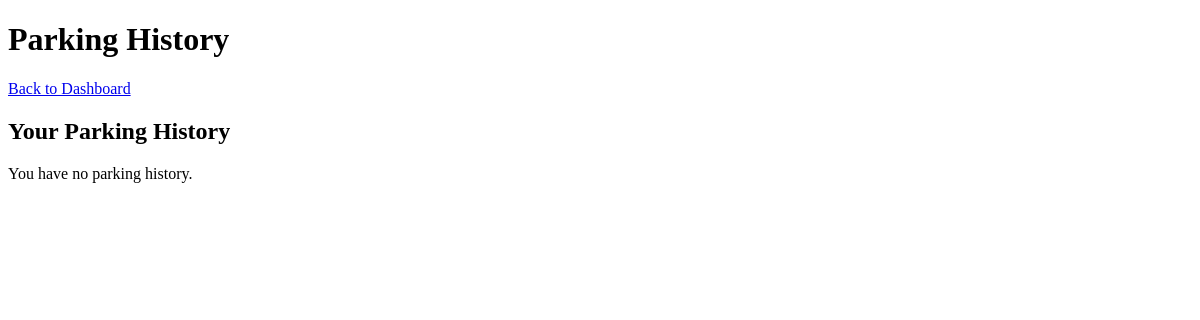
Page /parking_history (signed in) on the earlier database version.
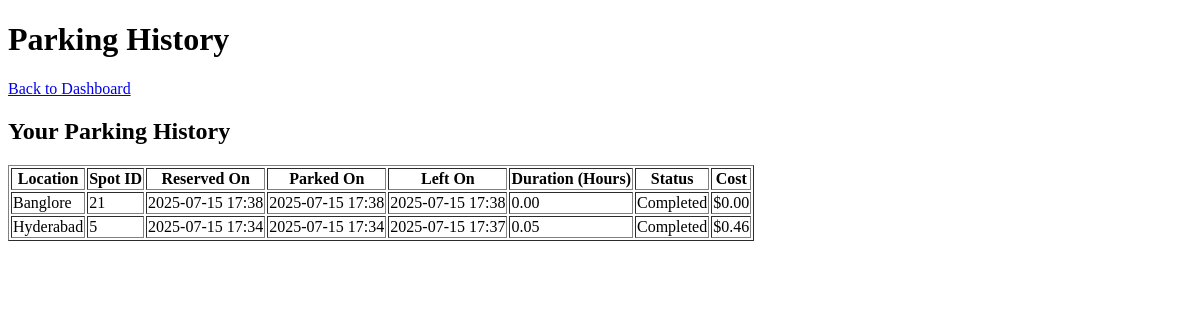
Same page on the later database version.
### models/models.py (models this page shows, shortened)
class ParkingLot(db.Model):
    __tablename__ = 'parking_lots'
    id = db.Column(db.Integer, primary_key=True)
    prime_location_name = db.Column(db.String(100), nullable=False)
    price = db.Column(db.Float, nullable=False)
    address = db.Column(db.String(200), nullable=False)
    pin_code = db.Column(db.String(10), nullable=False)
    maximum_number_of_spots = db.Column(db.Integer, nullable=False)
    spots = db.relationship('ParkingSpot', backref='lot', cascade='all, delete-orphan')

class Reservation(db.Model):
    __tablename__ = 'reservations'
    id = db.Column(db.Integer, primary_key=True)
    spot_id = db.Column(db.Integer, db.ForeignKey('parking_spots.id'), nullable=False)
    user_id = db.Column(db.Integer, db.ForeignKey('users.id'), nullable=False)
    reservation_timestamp = db.Column(db.DateTime, default=datetime.utcnow)
    parking_timestamp = db.Column(db.DateTime, nullable=True)
    leaving_timestamp = db.Column(db.DateTime, nullable=True)
    parking_cost = db.Column(db.Float, nullable=True)
    spot = db.relationship('ParkingSpot', backref='reservations')

### app.py (the view)
@app.route('/parking_history')
def parking_history():
    if 'user_id' not in session:
        flash('Please login first!', 'error')
        return redirect(url_for('login'))
    history = Reservation.query.filter_by(user_id=session['user_id']).order_by(Reservation.reservation_timestamp.desc()).all()
    return render_template('parking_history.html', history=history)

### templates/parking_history.html (shortened to what this page needs)
<!DOCTYPE html>
<html lang="en">
<head>
</head>
<body>
    {% block content %}
    <header>
        <h1>Parking History</h1>
        <a href="{{ url_for('user_dashboard') }}">Back to Dashboard</a>
    </header>
    <main>
        <section>
            <h2>Your Parking History</h2>
            {% if history %}
                <table border="1">
                    <thead>
                        <tr>
                            <th>Location</th>
                            <th>Spot ID</th>
                            <th>Reserved On</th>
                            <th>Parked On</th>
                            <th>Left On</th>
                            <th>Duration (Hours)</th>
                            <th>Status</th>
                            <th>Cost</th>
                        </tr>
                    </thead>
                    <tbody>
                        {% for reservation in history %}
                        {% set spot = reservation.spot %}
                        {% set lot = spot.lot if spot else None %}
                        <tr>
                            <td>{{ lot.prime_location_name if lot else 'N/A' }}</td>
                            <td>{{ reservation.spot_id }}</td>
                            <td>{{ reservation.reservation_timestamp.strftime('%Y-%m-%d %H:%M') }}</td>
                            <td>{{ reservation.parking_timestamp.strftime('%Y-%m-%d %H:%M') if reservation.parking_timestamp else 'N/A' }}</td>
                            <td>
                                {% if reservation.leaving_timestamp %}
                                    {{ reservation.leaving_timestamp.strftime('%Y-%m-%d %H:%M') }}
                            {% else %}
                                Active
                            {% endif %}
                            </td>
                            <td>
                                {% if reservation.leaving_timestamp and reservation.parking_timestamp %}
                                    {% set duration = reservation.leaving_timestamp - reservation.parking_timestamp %}
                                    {{ "%.2f"|format(duration.total_seconds() / 3600) }}
                            {% else %}
                                -
                            {% endif %}
                            </td>
                            <td>
                                {% if reservation.leaving_timestamp %}
                                    Completed
                            {% elif reservation.parking_timestamp %}
                                Occupied
                            {% else %}
                                Reserved
                            {% endif %}
                            </td>
                            <td>
                                {% if reservation.parking_cost is not none %}
                                    ${{ "%.2f"|format(reservation.parking_cost) }}
                                {% else %}
                                    -
                                {% endif %}
                            </td>
                        </tr>
                        {% endfor %}
                    </tbody>
                </table>
            {% else %}
                <p>You have no parking history.</p>
            {% endif %}
        </section>
    </main>
    {% endblock %}
</body>
</html>

Differences in the rows shown:
added Reservation: spot_id "21", reservation_timestamp "2025-07-15 17:38", parking_timestamp "2025-07-15 17:38", leaving_timestamp "2025-07-15 17:38", duration.total_seconds()/3600 "0.00", shows "Completed", parking_cost "0.00"
added ParkingLot: prime_location_name "Banglore"
now on this page (row edited): Reservation: spot_id "5", reservation_timestamp "2025-07-15 17:34", parking_timestamp "2025-07-15 17:34", leaving_timestamp "2025-07-15 17:37", duration "0.05", shows "Completed", parking_cost "0.46"
now on this page (row edited): ParkingLot: prime_location_name "Hyderabad"
Other differences:
text no longer shown: "You have no parking history."
text now shown: "Location Spot ID Reserved On Parked On Left On Duration (Hours) Status Cost"
